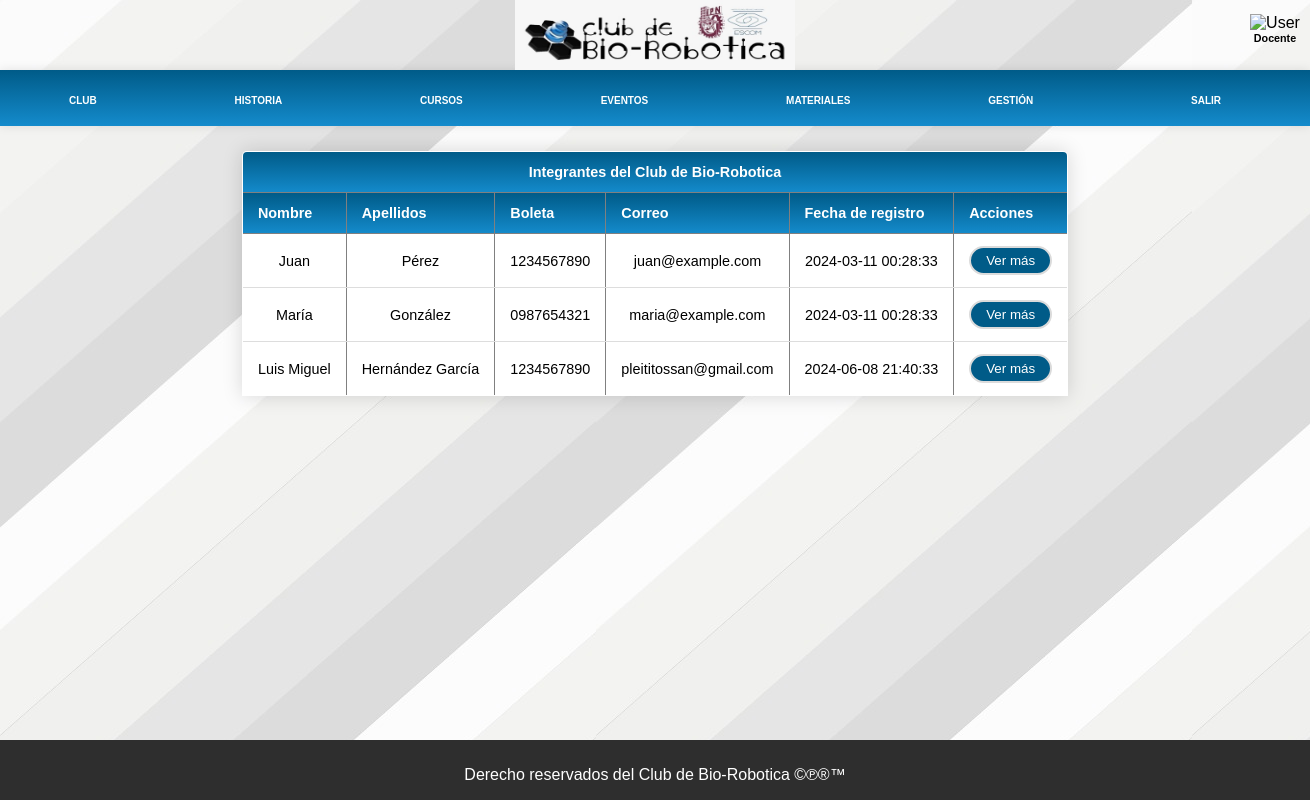
/admin/Integrantes.php (signed in), run on the app's committed database.
### tables this page shows
CREATE TABLE `integrantes` (
  `id` int NOT NULL AUTO_INCREMENT,
  `nombre` varchar(50) NOT NULL,
  `apellidos` varchar(50) NOT NULL,
  `boleta` varchar(20) NOT NULL,
  `telefono` varchar(20) NOT NULL,
  `telefono_emer` varchar(20) NOT NULL,
  `correo` varchar(50) NOT NULL,
  `contrasena` varchar(100) NOT NULL,
  `verifica_contrasena` varchar(100) NOT NULL,
  `fecha` timestamp NULL DEFAULT CURRENT_TIMESTAMP,
  `nombre_imss` varchar(255) DEFAULT NULL,
  `nombre_ine` varchar(255) DEFAULT NULL,
  `nombre_credencial` varchar(255) DEFAULT NULL,
  `nombre_domicilio` varchar(255) DEFAULT NULL,
  `nombre_horario` varchar(255) DEFAULT NULL,
  `fecha_nacimiento` date DEFAULT NULL,
  `rol` varchar(50) DEFAULT NULL,
  `genero` varchar(20) DEFAULT NULL,
  PRIMARY KEY (`id`)
);

### admin/Integrantes.php (the view, shortened to what this page needs)
<!DOCTYPE html>
<html lang="es">
<head>
    <link rel="stylesheet" href="../css/Panel.css">
    <link rel="stylesheet" href="../css/Solicitudes.css">
</head>
<body>
    <div class="main-content">
        <div id="Logo_Bio">
            <div id="logo1">
                <img src="../img/Logo.jpg" alt="LogoBio" id="Logo">
            </div>
            <?php
                if (isset($_SESSION['loggedin'])) {
                    echo '<div id="logo2">';
                    echo '<img src="../img/user.png" alt="User" id="User">';
                    echo '<h6 id="nivel"> Docente</h6>';
                    echo '</div>';
                }
            ?>
        </div>
        <div id="panel-contenedor">
            <div id="opciones-panel">
                <a href="club.php" class="opcion">Club</a>
                <a href="historia.php" class="opcion">Historia</a>
                <div id="usuarios-opciones" class="opcion">
                    Cursos
                </div>
                <a href="eventos.php" class="opcion">Eventos</a>
                <a href="materiales.php" class="opcion">Materiales</a>
                <?php if(!isset($_SESSION['loggedin'])) { ?>
                <div id="usuarios-opciones" class="opcion">
                    Usuarios
                    <div id="usuarios-desplegable" class="desplegable">
                        <a href="inicio.php">Inicio</a>
                        <a href="registro.php">Registro</a>
                    </div>
                </div>
                <?php } else {?>
                    <div id="usuarios-opciones" class="opcion">
                    Gestión
                </div>
                <?php }?>
                <?php if(isset($_SESSION['loggedin'])) { ?>
                <div id="usuarios-opciones" class="opcion">
                    <a href="#" id="cerrar-sesion" class="opcion">Salir</a>
                </div>
            <?php }?>
            </div>
        </div>
        <div id="Solicitudes">
            <?php
                include '../database/Conexion.php';
                $sql = "SELECT * FROM integrantes";
                $result = $conn->query($sql);
                if ($result->num_rows > 0) {
                    echo "<table border='1' class=\"content-table\">";
                    echo "<thead>
                            <tr>
                            <td colspan='6'><center>Integrantes del Club de Bio-Robotica</center></td>
                            </tr>
                            <tr>
                                <th>Nombre</th>
                                <th>Apellidos</th>
                                <th>Boleta</th>
                                <th>Correo</th>
                                <th>Fecha de registro</th>
                                <th>Acciones</th>
                            </tr>
                        </thead>";
                    echo "<tbody>";
                    while($row = $result->fetch_assoc()) {
                        echo "<tr>";
                        echo "<td>".$row["nombre"]."</td>";
                        echo "<td>".$row["apellidos"]."</td>";
                        echo "<td>".$row["boleta"]."</td>";
                        echo "<td>".$row["correo"]."</td>";
                        echo "<td>".$row["fecha"]."</td>";
                        echo "<td><button class='ver-mas' data-id='".$row["id"]."'>Ver más</button></td>";
                        echo "</tr>";
                    }
                    echo "</tbody></table>";
                } else {
                    echo "<h2>No existen usuarios para visualizar</h2>";
                }
            ?>
        </div>
    </div>
        <div id="boque-final">
            <div id="datos-contacto">
                <p>Derecho reservados del Club de Bio-Robotica ©℗®™</p>
            </div>
        </div>
</body>
</html>

### css/Panel.css (style rules this page uses)
body { background-image: url("../img/Fondo-p.jpg"); font-family: 'Raleway', sans-serif; }
@media only screen and (min-width: 801px) { body { margin: 0; padding: 0; text-align: center; } }
@media only screen and (min-width: 801px) { #logo1 { margin-left: 0%; } }
@media only screen and (min-width: 801px) { #logo2 { margin-top: -60px; margin-left: 1250px; width: 50px; height: 30px; } }
@media only screen and (min-width: 801px) { #nivel { margin-top: 0px; } }
@media only screen and (min-width: 801px) { #Logo_Bio { width: 100%; height: 70px; padding: 0%; } }
@media only screen and (min-width: 801px) { #User { width: 50px; height: 30px; } }
@media only screen and (min-width: 801px) { #Logo { width: 280px; height: 70px; } }
@media only screen and (min-width: 801px) { #panel-contenedor { text-transform: uppercase; background: linear-gradient(#005B88, #148BCC); box-shadow: 0 0 10px rgba(0, 0, 0, 0.1); padding-top: 10px; padding-bottom: 10px; font-size: 10px; font-weight: bold; } }
@media only screen and (min-width: 801px) { #opciones-panel { display: flex; justify-content: space-around; margin-top: 5px; position: relative; } }
@media only screen and (min-width: 801px) { .opcion { padding: 10px 20px; border-radius: 5px; cursor: pointer; text-decoration: none; color: #ffffff; transition: background-color 0.3s; position: relative; } }
@media only screen and (min-width: 801px) { #boque-final { background-color: #2e2e2e; padding-top: 10px; width: 100%; height: 50px; color: white; } }

### css/Solicitudes.css (style rules this page uses)
@media only screen and (min-width: 801px) { html, body { height: 100%; margin: 0; padding: 0; } }
@media only screen and (min-width: 801px) { body { display: flex; flex-direction: column; } }
@media only screen and (min-width: 801px) { .main-content { flex: 1; } }
@media only screen and (min-width: 801px) { #Solicitudes { display: flex; justify-content: center; align-items: center; } }
@media only screen and (min-width: 801px) { .content-table { border-collapse: collapse; background-color: #ffffff; margin: 25px 0; font-size: 0.9em; min-width: 400px; border-radius: 5px 5px 0 0; overflow: hidden; box-shadow: 0 0 20px rgba(0, 0, 0, 0.15); } }
@media only screen and (min-width: 801px) { .content-table thead tr { background: linear-gradient(#005B88, #148BCC); color: #ffffff; text-align: left; font-weight: bold; } }
@media only screen and (min-width: 801px) { .content-table th, .content-table td { padding: 12px 15px; } }
@media only screen and (min-width: 801px) { .content-table tbody tr { border-bottom: 1px solid #dddddd; } }
@media only screen and (min-width: 801px) { .ver-mas, .rechazar { background-color: #005B88; border: 2px solid #DBDBDB; color: rgb(255, 255, 255); color: white; padding: 5px 15px; border-radius: 20px; -webkit-border-radius: 20px; -moz-border-radius: 20px; -ms-border-radius: 20px; -o-border-radius: 20px; } }

### data on the page
integrantes: nombre "Juan", apellidos "Pérez", boleta "1234567890", correo "juan@example.com", fecha "2024-03-11 00:28:33"
integrantes: nombre "María", apellidos "González", boleta "0987654321", correo "maria@example.com", fecha "2024-03-11 00:28:33"
integrantes: nombre "Luis Miguel", apellidos "Hernández García", boleta "1234567890", correo "pleititossan@gmail.com", fecha "2024-06-08 21:40:33"
